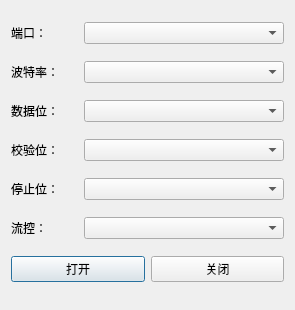
<?xml version="1.0" encoding="UTF-8"?>
<ui version="4.0">
 <class>SerialConfig</class>
 <widget class="QDialog" name="SerialConfig">
  <property name="geometry">
   <rect>
    <x>0</x>
    <y>0</y>
    <width>295</width>
    <height>310</height>
   </rect>
  </property>
  <property name="windowTitle">
   <string>串口设置</string>
  </property>
  <layout class="QVBoxLayout" name="verticalLayout">
   <item>
    <layout class="QHBoxLayout" name="horizontalLayout" stretch="1,3">
     <item>
      <widget class="QLabel" name="label_Port">
       <property name="text">
        <string>端口：</string>
       </property>
      </widget>
     </item>
     <item>
      <widget class="QComboBox" name="comboBox_Port"/>
     </item>
    </layout>
   </item>
   <item>
    <layout class="QHBoxLayout" name="horizontalLayout_2" stretch="1,3">
     <item>
      <widget class="QLabel" name="label_Baud">
       <property name="text">
        <string>波特率：</string>
       </property>
      </widget>
     </item>
     <item>
      <widget class="QComboBox" name="comboBox_Baud"/>
     </item>
    </layout>
   </item>
   <item>
    <layout class="QHBoxLayout" name="horizontalLayout_3" stretch="1,3">
     <item>
      <widget class="QLabel" name="label_Data">
       <property name="text">
        <string>数据位：</string>
       </property>
      </widget>
     </item>
     <item>
      <widget class="QComboBox" name="comboBox_Data"/>
     </item>
    </layout>
   </item>
   <item>
    <layout class="QHBoxLayout" name="horizontalLayout_4" stretch="1,3">
     <item>
      <widget class="QLabel" name="label_Crc">
       <property name="text">
        <string>校验位：</string>
       </property>
      </widget>
     </item>
     <item>
      <widget class="QComboBox" name="comboBox_Parity"/>
     </item>
    </layout>
   </item>
   <item>
    <layout class="QHBoxLayout" name="horizontalLayout_5" stretch="1,3">
     <item>
      <widget class="QLabel" name="label_StopBit">
       <property name="text">
        <string>停止位：</string>
       </property>
      </widget>
     </item>
     <item>
      <widget class="QComboBox" name="comboBox_StopBit"/>
     </item>
    </layout>
   </item>
   <item>
    <layout class="QHBoxLayout" name="horizontalLayout_6" stretch="1,3">
     <item>
      <widget class="QLabel" name="label_FlowCtrl">
       <property name="text">
        <string>流控：</string>
       </property>
      </widget>
     </item>
     <item>
      <widget class="QComboBox" name="comboBox_FlowCtrl"/>
     </item>
    </layout>
   </item>
   <item>
    <layout class="QHBoxLayout" name="horizontalLayout_7" stretch="1,1">
     <item>
      <widget class="QPushButton" name="pushButton_Open">
       <property name="text">
        <string>打开</string>
       </property>
      </widget>
     </item>
     <item>
      <widget class="QPushButton" name="pushButton_Close">
       <property name="text">
        <string>关闭</string>
       </property>
      </widget>
     </item>
    </layout>
   </item>
  </layout>
 </widget>
 <resources/>
 <connections/>
</ui>
